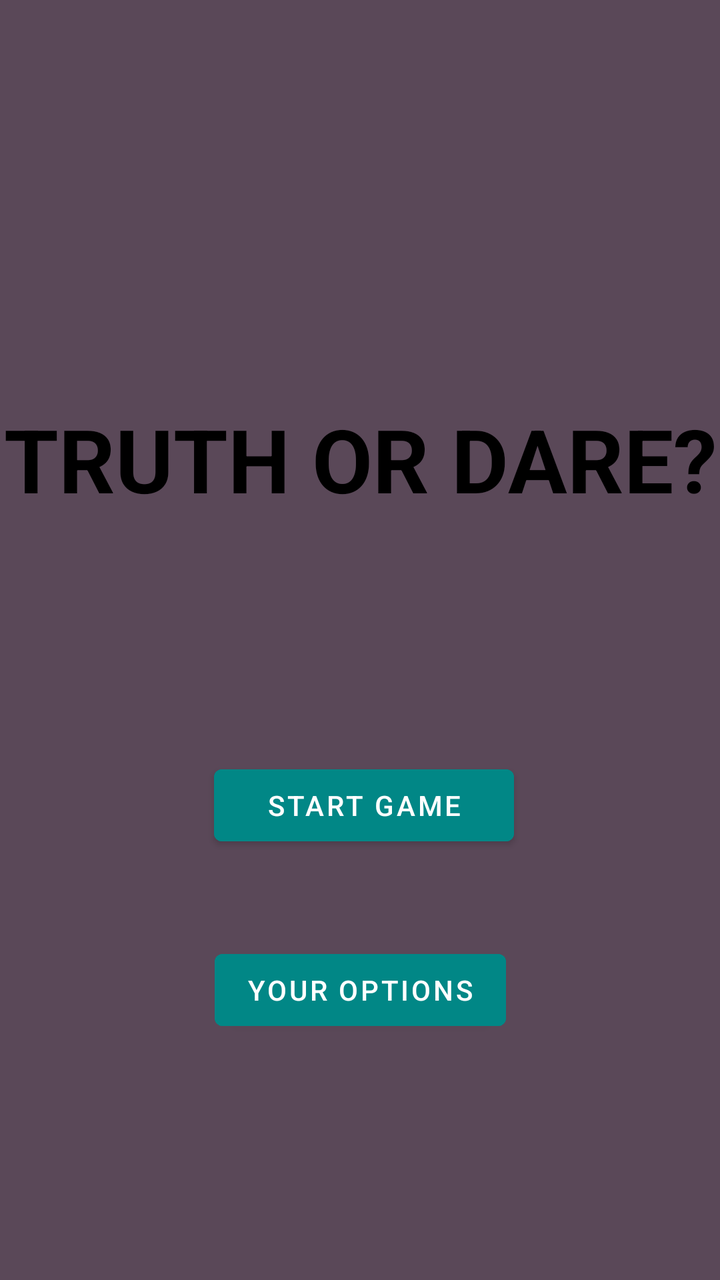
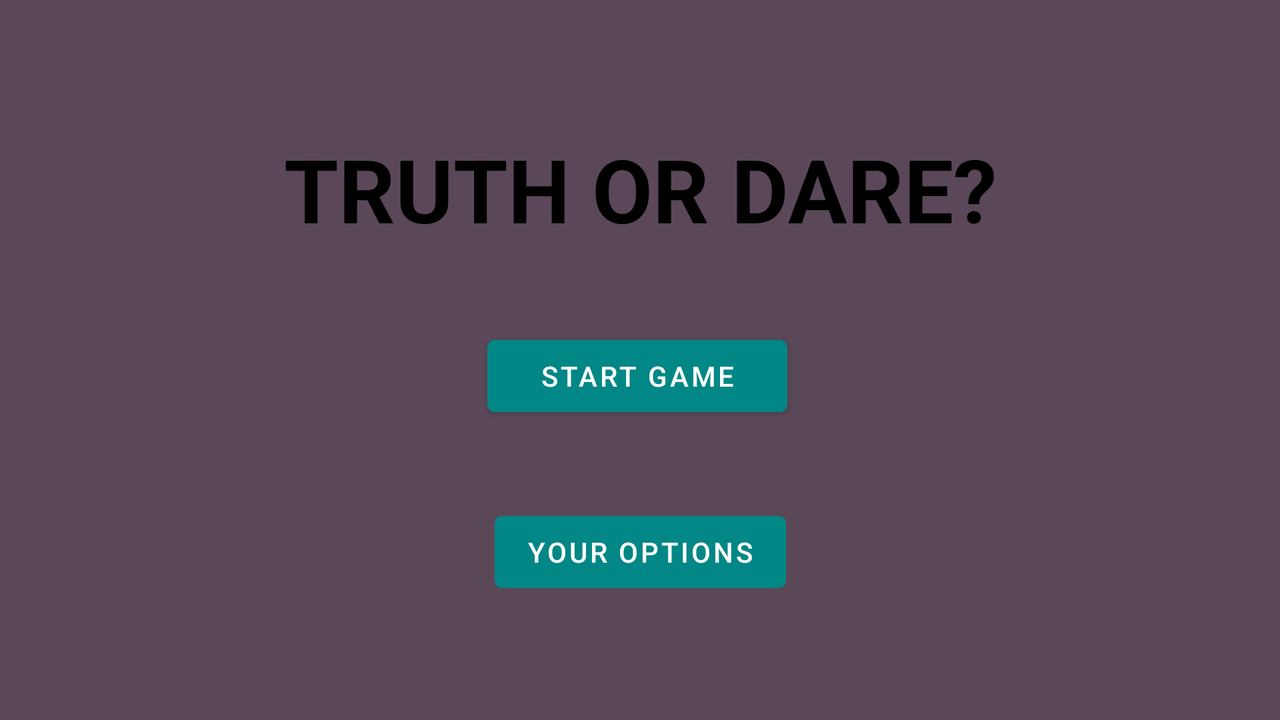

Two renders of one Android screen. The first uses the default layout on a phone; the second uses the alternative layout the repository ships for a different screen configuration, on a matching device. The two XML files are below.
<!-- AndroidManifest.xml: application theme Theme.TruthOrDare -->
<!-- res/layout/fragment_start.xml -->
<?xml version="1.0" encoding="utf-8"?>
<layout xmlns:android="http://schemas.android.com/apk/res/android"
    xmlns:app="http://schemas.android.com/apk/res-auto"
    xmlns:tools="http://schemas.android.com/tools">

    <data>

    </data>

    <androidx.constraintlayout.widget.ConstraintLayout
        android:layout_width="match_parent"
        android:layout_height="match_parent"
        android:background="@color/purple_dark"
        tools:context=".start.StartFragment">

        <TextView
            android:id="@+id/titleTextView"
            android:layout_width="wrap_content"
            android:layout_height="wrap_content"
            android:layout_marginTop="200dp"
            android:text="@string/title"
            android:textAlignment="center"
            android:textAllCaps="true"
            android:textAppearance="@style/TextAppearance.AppCompat.Large"
            android:textColor="@color/black"
            android:textSize="44sp"
            android:textStyle="bold"
            app:layout_constraintEnd_toEndOf="parent"
            app:layout_constraintHorizontal_bias="0.498"
            app:layout_constraintStart_toStartOf="parent"
            app:layout_constraintTop_toTopOf="parent" />

        <Button
            android:id="@+id/startButton"
            android:layout_width="150dp"
            android:layout_height="wrap_content"
            android:layout_marginTop="120dp"
            android:backgroundTint="@color/teal_700"
            android:text="@string/start_button"
            app:layout_constraintEnd_toEndOf="parent"
            app:layout_constraintHorizontal_bias="0.509"
            app:layout_constraintStart_toStartOf="parent"
            app:layout_constraintTop_toBottomOf="@+id/titleTextView" />

        <Button
            android:id="@+id/optionsButton"
            android:layout_width="wrap_content"
            android:layout_height="wrap_content"
            android:backgroundTint="@color/teal_700"
            android:text="@string/your_options_button"
            app:layout_constraintBottom_toBottomOf="parent"
            app:layout_constraintEnd_toEndOf="parent"
            app:layout_constraintStart_toStartOf="parent"
            app:layout_constraintTop_toBottomOf="@+id/startButton"
            app:layout_constraintVertical_bias="0.269" />

    </androidx.constraintlayout.widget.ConstraintLayout>
</layout>
<!-- resources referenced by this layout -->
<resources>
  <color name="black">#FF000000</color>
  <color name="purple_dark">#5A4858</color>
  <color name="teal_700">#FF018786</color>
  <string name="start_button">Start game</string>
  <string name="title">Truth or Dare?</string>
  <string name="your_options_button">Your options</string>
  <style name="Theme.TruthOrDare" parent="Theme.MaterialComponents.DayNight.DarkActionBar">
          
          <item name="colorPrimary">@color/purple_500</item>
          <item name="colorPrimaryVariant">@color/purple_700</item>
          <item name="colorOnPrimary">@color/white</item>
          
          <item name="colorSecondary">@color/teal_200</item>
          <item name="colorSecondaryVariant">@color/teal_700</item>
          <item name="colorOnSecondary">@color/black</item>
          
          <item name="android:statusBarColor">?attr/colorPrimaryVariant</item>
          
      </style>
  <color name="purple_500">#FF6200EE</color>
  <color name="purple_700">#FF3700B3</color>
  <color name="white">#FFFFFFFF</color>
  <color name="teal_200">#FF03DAC5</color>
</resources>
<!-- res/layout-land/fragment_start.xml (the repository's variant of the layout above) -->
<!-- drawn on the phone turned sideways -->
<?xml version="1.0" encoding="utf-8"?>
<layout xmlns:android="http://schemas.android.com/apk/res/android"
    xmlns:app="http://schemas.android.com/apk/res-auto"
    xmlns:tools="http://schemas.android.com/tools">

    <data>

    </data>

    <androidx.constraintlayout.widget.ConstraintLayout
        android:layout_width="match_parent"
        android:layout_height="match_parent"
        android:background="@color/purple_dark"
        tools:context=".start.StartFragment">

        <TextView
            android:id="@+id/titleTextView"
            android:layout_width="wrap_content"
            android:layout_height="wrap_content"
            android:layout_marginTop="25dp"
            android:text="@string/title"
            android:textAlignment="center"
            android:textAllCaps="true"
            android:textAppearance="@style/TextAppearance.AppCompat.Large"
            android:textColor="@color/black"
            android:textSize="44sp"
            android:textStyle="bold"
            app:layout_constraintBottom_toTopOf="@+id/startButton"
            app:layout_constraintEnd_toEndOf="parent"
            app:layout_constraintStart_toStartOf="parent"
            app:layout_constraintTop_toTopOf="parent" />

        <Button
            android:id="@+id/startButton"
            android:layout_width="150dp"
            android:layout_height="wrap_content"
            android:backgroundTint="@color/teal_700"
            android:text="@string/start_button"
            app:layout_constraintBottom_toTopOf="@+id/optionsButton"
            app:layout_constraintEnd_toEndOf="parent"
            app:layout_constraintHorizontal_bias="0.497"
            app:layout_constraintStart_toStartOf="parent"
            app:layout_constraintTop_toBottomOf="@+id/titleTextView" />

        <Button
            android:id="@+id/optionsButton"
            android:layout_width="wrap_content"
            android:layout_height="wrap_content"
            android:layout_marginBottom="20dp"
            android:backgroundTint="@color/teal_700"
            android:text="@string/your_options_button"
            app:layout_constraintBottom_toBottomOf="parent"
            app:layout_constraintEnd_toEndOf="parent"
            app:layout_constraintStart_toStartOf="parent"
            app:layout_constraintTop_toBottomOf="@+id/startButton"
            app:layout_constraintVertical_bias="0.269" />

    </androidx.constraintlayout.widget.ConstraintLayout>
</layout>
